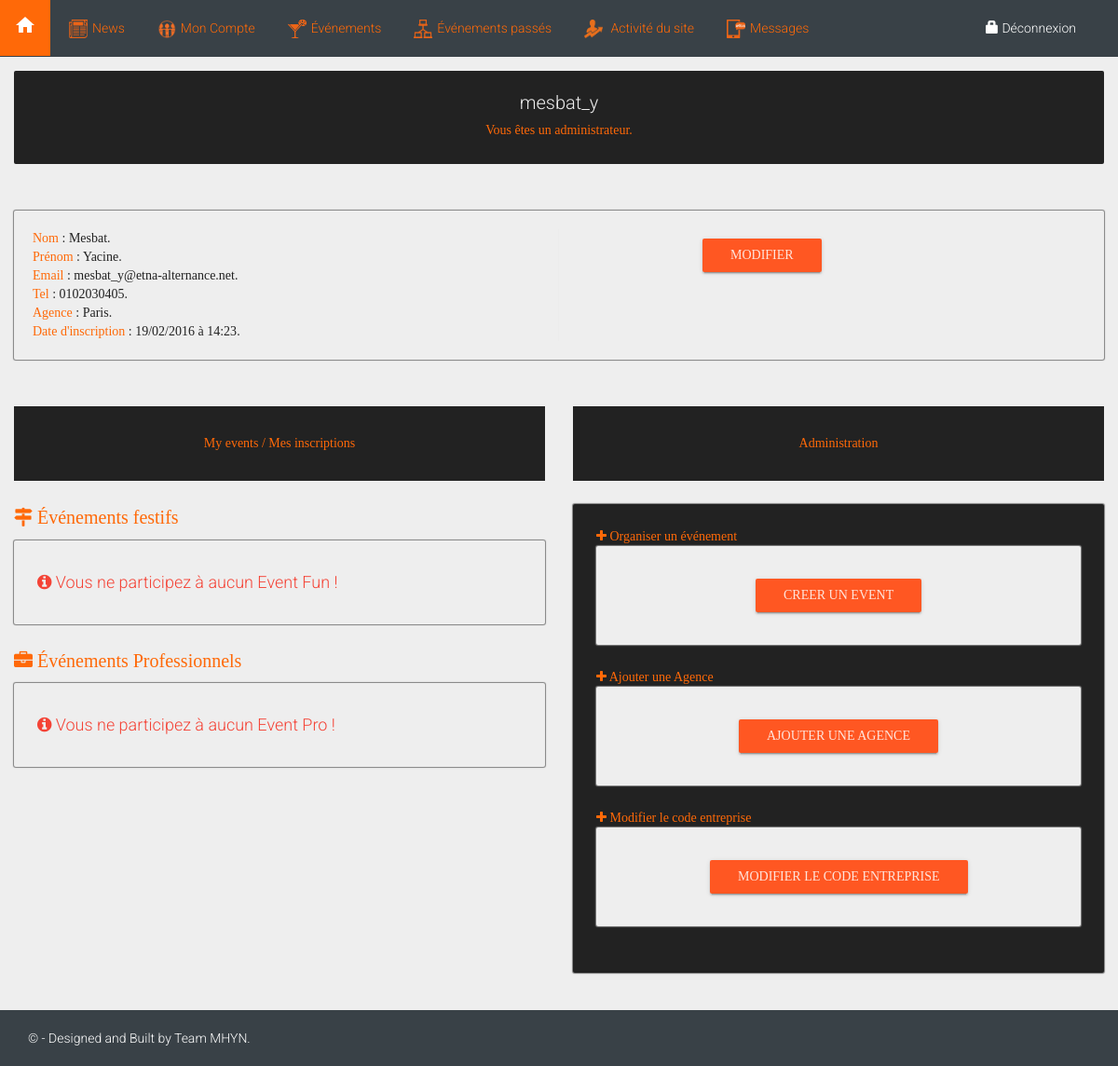
Screenshot of /includes/dashboard.php (signed in) with the database file from the repository.
### tables this page shows
CREATE TABLE utilisateur
(
	id INT UNSIGNED NOT NULL AUTO_INCREMENT PRIMARY KEY,
	nom VARCHAR(30) NOT NULL,
	prenom VARCHAR(30) NOT NULL,
	sexe INT DEFAULT 1,
	login VARCHAR(255) NOT NULL,
	mot_de_passe VARCHAR(255) NOT NULL,
    question_secrete varchar(255),
    reponse_secrete varchar(255),
	email VARCHAR(255) NOT NULL,
	telephone VARCHAR(100),
	agence VARCHAR(50),
	role INT UNSIGNED NOT NULL DEFAULT 4,
	date_creation DATETIME,
	CONSTRAINT role_key
		FOREIGN KEY (role)
		REFERENCES role(id)
);

### includes/dashboard.php (the view, shortened to what this page needs)
<html>
<?php require_once('headrecur.php'); ?>
<body style="background-color: #394147;">
	<?php require_once('headerrecur.php'); ?>
	<div class="container-fluid" id="panneladmin2" style="min-height: 86vh;">
		<div class="row">
			<div class="col-md-12">
				<div class="" style="padding: 0; font-family: 'Verdana'; margin-bottom: 25px;">
					<div id="headwell">
						<div class="list-group">
							<div class="list-group-item">
								<div class="row-content">
									<h4 class="list-group-item-heading" style="color: #eeeeee;"><?php echo $_SESSION['login']; ?></h4>
									<p class="list-group-item-text"><?php
									if ($result->role == 1)
										echo 'Vous êtes administrateur Fun.';
									else if ($result->role == 2)
										echo 'Vous êtes administrateur Pro.';
									else if ($result->role == 3)
										echo '<p id="titlepannel">Vous êtes un administrateur.</p>';
									else if ($result->role == 4)
										echo 'Vous êtes un utilisateur.';
									?></p>
								</div>
							</div>
						</div>
					</div>
				</div>
			</div>
			<div class="col-md-12">
				<div id="clay2">
					<div class="row">
						<div class="col-md-6" id="rightsep">
							<?php
							$date = new DateTime($result->date_creation);
							echo "<span style='color: ff6908;'>Nom</span> : " .ucfirst($result->nom) . ".<br>";
							echo "<span style='color: ff6908;'>Prénom</span> : " .ucfirst($result->prenom) . ".<br>";
							echo "<span style='color: ff6908;'>Email</span> : " .$result->email . ".<br>";
							echo "<span style='color: ff6908;'>Tel</span> : " .$result->telephone . ".<br>";
							echo "<span style='color: ff6908;'>Agence</span> : " .$result->agence . ".<br>";
							echo "<span style='color: ff6908;'>Date d'inscription</span> : " .$date->format('d/m/Y à H:i') . ".<br>";
							?>
						</div>
						<div class="col-md-6">
							<a style="position: relative; left:25%;" role="button" data-toggle="collapse" href="#collapsemodif" aria-expanded="false" aria-controls="collapsemodif" class="btn btn-raised btn-warning">Modifier
								<div class="ripple-container">
								</div>
							</a>
						</div>
					</div>
				</div>
			</div>
			<?php
			if ($result->role != 4) {
				echo '<div class="col-md-6">';
			}
			else {
				echo '<div class="col-md-12">';
			}
			?>
			<div class="col-md-12" id="orange" style="text-align: center; font-family:'gotham'; margin-bottom: 25px;">
				My events / Mes inscriptions
			</div>
			<?php if ($result->role != 4) { ?>
			<p style="color : ff6908; font-size: 20px;"><i class="fa fa-map-signs"></i> Événements festifs</p>
			<div class="col-md-12" id="anticlay2"Events Pro>
				<?php require_once('../apps/cible_my_events_fun.php'); ?>
			</div>
			<p style="color : ff6908; font-size: 20px;"><i class="fa fa-briefcase"></i> Événements Professionnels</p>
			<div class="col-md-12" id="anticlay2">
				<?php require_once('../apps/cible_my_events_pro.php'); ?>
			</div>
			<?php } else if ($result->role == 4) { ?>
			<p style="color : ff6908; font-size: 20px;"><i class="fa fa-map-signs"></i> Événements festifs</p>
			<div class="col-md-12" id="anticlay2"Events Pro>
				<?php require_once('../apps/cible_my_events_fun.php'); ?>
			</div>
			<p style="color : ff6908; font-size: 20px;"><i class="fa fa-briefcase"></i> Événements Professionnels</p>
			<div class="col-md-12" id="anticlay2">
				<?php require_once('../apps/cible_my_events_pro.php'); ?>
			</div>
			<?php }?>
		</div>
		<?php if ($result->role != 4) {?>
		<div class="col-md-6">
			<div id="orange" style="text-align: center; font-family:'gotham';">
				Administration
			</div>
		</div>
		<div class="col-md-6">
			<div id="anticlay">
				<i class="fa fa-plus"></i> Organiser un événement
				<div id="anticlay2" style="padding: 25px; text-align: center;">
					<a role="button" data-toggle="collapse" href="#addevent" aria-expanded="false" aria-controls="addevent" class="btn btn-raised btn-warning">Creer un event
						<div class="ripple-container">
						</div>
					</a>
				</div>
				<i class="fa fa-plus"></i> Ajouter une Agence
				<div id="anticlay2" style="padding: 25px;text-align: center;">
					<a type="button" class="btn btn-raised btn-warning" data-toggle="modal" data-target="#myModalagence">Ajouter une agence
						<div class="ripple-container">
						</div>
					</a>
				</div>
				<i class="fa fa-plus"></i> Modifier le code entreprise
				<div id="anticlay2" style="padding: 25px;text-align: center;">
					<a type="button" class="btn btn-raised btn-warning" data-toggle="modal" data-target="#modo">Modifier le code entreprise
						<div class="ripple-container">
						</div>
					</a>
				</div>
			</div>
		</div>
	</div>
	<?php }?>
</div>
<?php require_once('footerrecur.php'); ?>
</body>
</html>

### css/style.css (style rules this page uses)
body { margin: 0; padding: 0; }
html, body, .container-table { height: 100%; }
#panneladmin2 { padding-top: 15px; padding-bottom: 15px; background-color: #eee; font-family: "gotham"; }
#headwell { color:; color: #ff6908; font-family: "gotham"; border-radius: 2px; text-align: center; margin: 0; padding: 20px; background-color: #222; height: 100px; }
#clay2 { color: #222; font-family: "Verdana"; border-radius: 2px; text-align: left; margin: 0; padding: 20px; box-shadow: 0 0 1px 1px grey; margin-bottom: 25px; margin-top: 25px; }
#rightsep { border-right: 1px solid #ECECEC; }
#anticlay2 { background-color: #EEEEEE; box-shadow: 0 0 1px 1px grey; border-radius: 2px; margin-bottom: 25px; padding: 25px; }
#orange { color: #ff6908; padding: 30px; margin-top: 25px; background-color: #222; }
#titlepannel { font-family: "gotham"; }
#anticlay { margin-top: 25px; margin-bottom: 25px; padding: 25px; font-family: "gotham"; color: #ff6908; border-radius: 2px; box-shadow: 0 0 1px 1px grey; background-color: #222; }

### css/ripples.css (style rules this page uses)
.ripple-container { position: absolute; top: 0; left: 0; z-index: 1; width: 100%; height: 100%; overflow: hidden; border-radius: inherit; pointer-events: none; }

### rows the page displays
utilisateur: nom "Mesbat", prenom "Yacine", email "mesbat_y@etna-alternance.net", telephone "0102030405", agence "Paris", date_creation "19/02/2016 à 14:23"

### other values shown
$_SESSION['login'] "mesbat_y"
